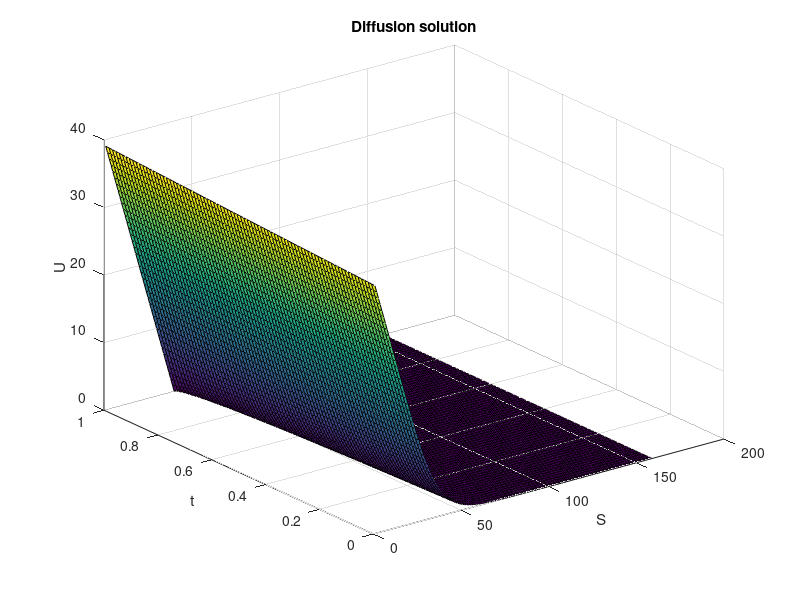
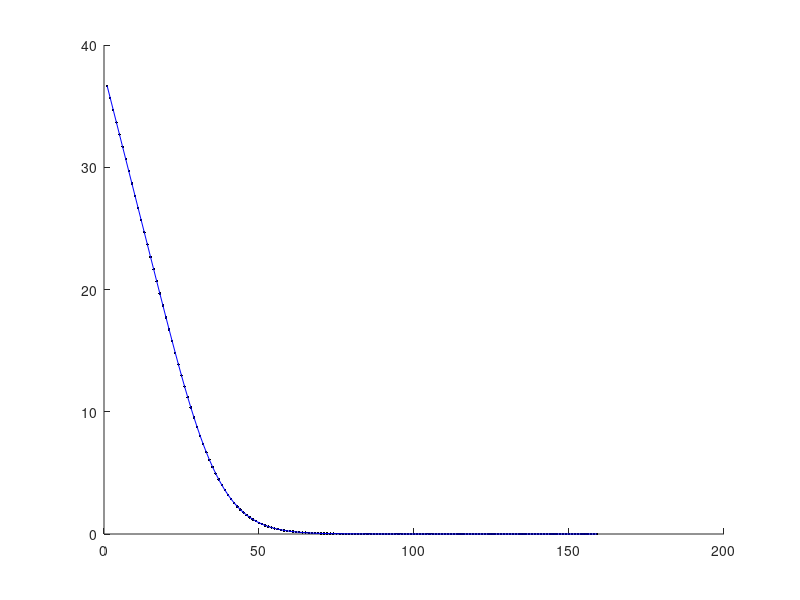
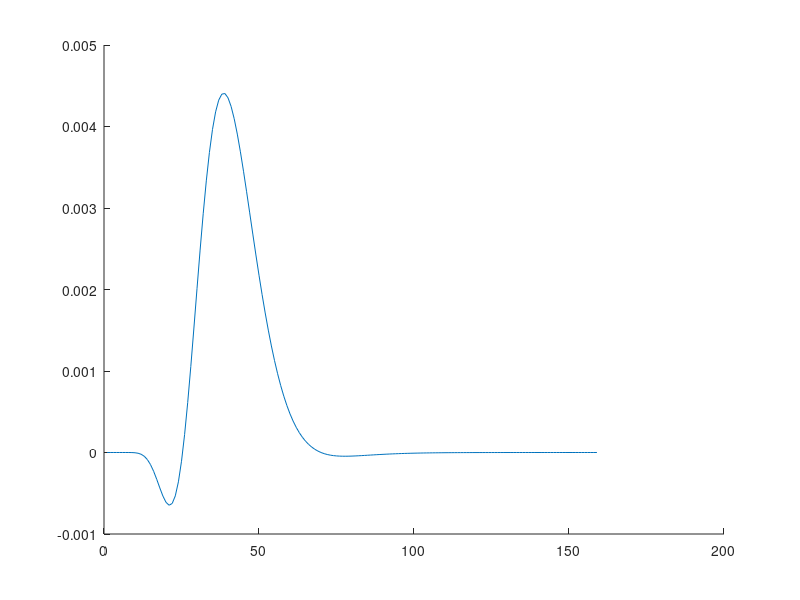

Write the MATLAB code that produced these figures, in order.
clear
clc
rng(0)

sigma = 0.4;
alpha = 0.9;
r = 0.06;
K = 40;
T = 1;
CEVsigma = @(t,S) sigma.*S.^(alpha - 1) ;

Smin = 0;
Smax = 160;
M = 80;
N = 160;
theta = 0.5;

deltaS = (Smax - Smin)/N;
deltaTau = T/M;

VT = @(S) max(K-S,0) ; % for the intial condition
V0 = @(S,t) exp(-r*t).*K.*ones(size(S)); % for the boundary conditions
Vinf = @(S,t) zeros(size(S)); % for the boundary conditions

Uinit = @(S) VT(S);
U0 = @(l,t) V0(l,t);
Uinf = @(S,t) Vinf(S,t) ;
%-------------------------------------------------------------------------
T1 = diag(ones(N-2,1),1) - diag(ones(N-2,1),-1);
T2 = -2.*eye(N-1,N-1) + abs(T1);
D1 = diag(Smin/deltaS + (1:N-1));
D2 = D1.^2;
I = eye(N-1,N-1);
SigmaM = @(m) diag((CEVsigma(T-m*deltaTau,Smin+(1:N-1).*deltaS)).^2);

m_ = 0:M;
U0m = U0(Smin.*ones(1,M+1), m_.*deltaTau);
UNm = Uinf(Smax.*ones(1,M+1), m_.*deltaTau);

U = zeros(N-1,M+1);
U0n = Uinit(Smin + (1:N-1).*deltaS);
U(:,1) = U0n.';

FirstRow = 0.5*deltaTau*((Smin/deltaS) + 1)*...
    ((CEVsigma(T-m_.*deltaTau,Smin+deltaS)).^2*...
    ((Smin/deltaS) + 1)- r).*U0m;

LastRow = 0.5*deltaTau*(Smax/deltaS - 1)*...
    ((CEVsigma(T-m_.*deltaTau,Smax-deltaS)).^2*...
    ((Smax/deltaS) - 1)+ r).*UNm;

bm = [FirstRow;
    zeros(N-3,M+1);
    LastRow] ;

%for loop begins
for m = 2:M+1
    Fm = (1-r*deltaTau).*I+0.5*r*deltaTau*D1*T1...
        +(0.5.*SigmaM(m))*(deltaTau.*D2*T2);
    
    GmPlus1 = (1+r*deltaTau).*I-0.5*r*deltaTau.*D1*T1...
        -(0.5.*SigmaM(m+1))*(deltaTau.*D2*T2);
    
    A = (theta.*GmPlus1+(1-theta).*I);
    y = (((1-theta).*Fm+theta.*I)*U(:,m-1)...
        + (1-theta).*bm(:,m-1) + theta.*bm(:,m)) ;
    U(:,m) = A\y;
end

% You include intial conditions but you exclude boundary conditions 
dim = Smax - Smin -1; 
t = T - deltaTau.*(0:M); 
s = Smin + deltaS.*(1:N-1); 
[Tt,S] = meshgrid(t,s) ; 
figure()
surf(S,Tt,U)
zlabel('U')
xlabel('S') 
ylabel('t') 
title('Diffusion solution') 
DiffPrice = U(:,end); 
format long 
disp('The at the money price is:') 
DiffPrice(s == K) 
disp('The out the money price is:') 
DiffPrice(s == 2*K) 
format short 

kappa = (2*r)./( (sigma.^2).*(1-alpha).*(exp(2*r*(1-alpha).*T)-1) ); 
x = @(S0) kappa.*S0.^(2*(1-alpha)).*(exp(2*r*(1-alpha).*T)); 
y = kappa*K.^(2.*(1-alpha));
z = 2 + 1/(1-alpha);

PutExact = @(S0) -S0.*ncx2cdf(y,z,x(S0))...
    + K.*exp(-r*T).*(1-ncx2cdf(x(S0),z-2,y));

figure()
hold on 
plot(s,DiffPrice,'k.') 
plot(s,PutExact(s),'b-')
hold off 

figure() 
hold on 
plot(s,PutExact(s)-DiffPrice.' )
hold off 
